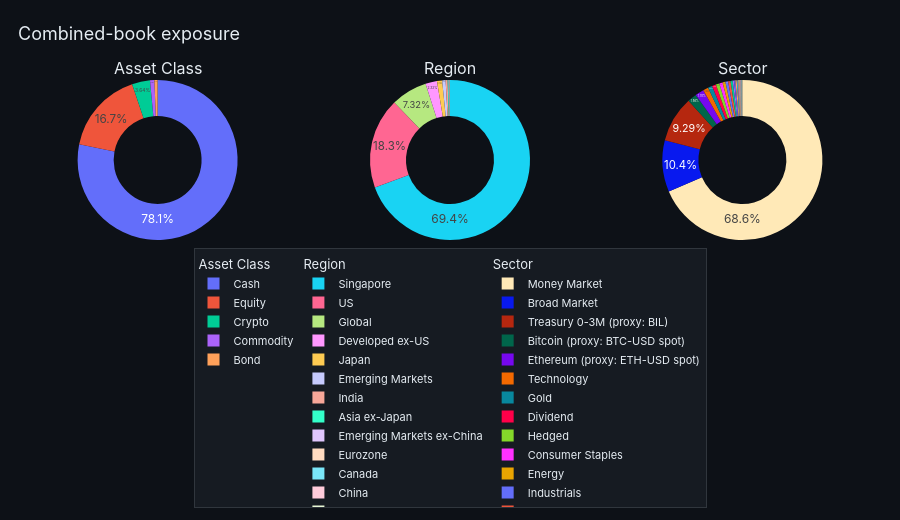

The cell this chart's notebook holds for it:
### Markdown cell above
## Combined-book exposure

### Code cell
exposure = combined_exposure(portfolios)
for dim, df in exposure.items():
    print(f'\n--- {dim.replace("_", " ").title()} ---')
    display(df)
combined_exposure_figure(exposure)

### Figure 1 — Plotly figure (JSON) as saved in the notebook; plotly's stock layout.template omitted (floating-point values rounded to 4 significant figures)
{"data": [{"direction": "clockwise", "domain": {"x": [0.0, 0.32], "y": [0.0, 1.0]}, "hole": 0.55, "hovertemplate": "%{label}<br>%{value:$,.0f} (%{percent})<extra></extra>", "insidetextorientation": "horizontal", "labels": ["Cash", "Equity", "Crypto", "Commodity", "Bond"], "legendgroup": "asset_class", "legendgrouptitle": {"text": "Asset Class"}, "showlegend": true, "sort": true, "textinfo": "percent", "textposition": "inside", "type": "pie", "values": [2307000.0, 493000.0, 107400.0, 26160.0, 18890.0]}, {"direction": "clockwise", "domain": {"x": [0.34, 0.66], "y": [0.0, 1.0]}, "hole": 0.55, "hovertemplate": "%{label}<br>%{value:$,.0f} (%{percent})<extra></extra>", "insidetextorientation": "horizontal", "labels": ["Singapore", "US", "Global", "Developed ex-US", "Japan", "Emerging Markets", "India", "Asia ex-Japan", "Emerging Markets ex-China", "Eurozone", "Canada", "China", "UK", "Pacific ex-Japan"], "legendgroup": "region", "legendgrouptitle": {"text": "Region"}, "showlegend": true, "sort": true, "textinfo": "percent", "textposition": "inside", "type": "pie", "values": [2050000.0, 540900.0, 216100.0, 68460.0, 31110.0, 20310.0, 11900.0, 5591.0, 3257.0, 2076.0, 1217.0, 1004.0, 413.9, 410.9]}, {"direction": "clockwise", "domain": {"x": [0.68, 1.0], "y": [0.0, 1.0]}, "hole": 0.55, "hovertemplate": "%{label}<br>%{value:$,.0f} (%{percent})<extra></extra>", "insidetextorientation": "horizontal", "labels": ["Money Market", "Broad Market", "Treasury 0-3M (proxy: BIL)", "Bitcoin (proxy: BTC-USD spot)", "Ethereum (proxy: ETH-USD spot)", "Technology", "Gold", "Dividend", "Hedged", "Consumer Staples", "Energy", "Industrials", "Health Care", "Aerospace & Defense", "Consumer Discretionary", "Cash", "Nasdaq Covered Call", "Aggregate", "ESG Screened", "Utilities", "Government", "Aggregate (proxy: AGG)", "Broad Market (proxy: SPEM)", "Broad Market (proxy: CEU1.L)", "Treasury 20+Y", "TIPS 0-5Y", "Broad Market (proxy: MCHI)", "MBS", "USD Sovereign (proxy: EMB)", "High Yield (proxy: HYG)", "Treasury 7-10Y", "Treasury 0-1Y", "USD Sovereign"], "legendgroup": "sector", "legendgrouptitle": {"text": "Sector"}, "showlegend": true, "sort": true, "textinfo": "percent", "textposition": "inside", "type": "pie", "values": [2025000.0, 306100.0, 274200.0, 54780.0, 52670.0, 31190.0, 26160.0, 23860.0, 21350.0, 19660.0, 16760.0, 16370.0, 14710.0, 12310.0, 8365.0, 7904.0, 7891.0, 4817.0, 4171.0, 3913.0, 3618.0, 3367.0, 3257.0, 2076.0, 1511.0, 1385.0, 1004.0, 1004.0, 853.2, 747.4, 713.4, 575.2, 302.2]}], "layout": {"annotations": [{"font": {"size": 16}, "showarrow": false, "text": "Asset Class", "x": 0.16, "xanchor": "center", "xref": "paper", "y": 1.0, "yanchor": "bottom", "yref": "paper"}, {"font": {"size": 16}, "showarrow": false, "text": "Region", "x": 0.5, "xanchor": "center", "xref": "paper", "y": 1.0, "yanchor": "bottom", "yref": "paper"}, {"font": {"size": 16}, "showarrow": false, "text": "Sector", "x": 0.84, "xanchor": "center", "xref": "paper", "y": 1.0, "yanchor": "bottom", "yref": "paper"}], "font": {"color": "#e6edf3", "family": "Inter, system-ui, sans-serif"}, "height": 520, "hovermode": "x unified", "legend": {"bgcolor": "#161b22", "bordercolor": "#30363d", "borderwidth": 1, "font": {"size": 11}, "groupclick": "toggleitem", "orientation": "h", "x": 0.5, "xanchor": "center", "y": -0.05, "yanchor": "top"}, "margin": {"b": 20, "l": 20, "r": 20, "t": 80}, "paper_bgcolor": "#0d1117", "plot_bgcolor": "#161b22", "title": {"font": {"color": "#e6edf3", "size": 18}, "text": "Combined-book exposure", "x": 0.02, "xanchor": "left"}, "xaxis": {"gridcolor": "#30363d", "showspikes": true, "spikecolor": "#8b949e", "spikethickness": 1, "zerolinecolor": "#30363d"}, "yaxis": {"gridcolor": "#30363d", "showspikes": true, "spikecolor": "#8b949e", "spikethickness": 1, "zerolinecolor": "#30363d"}}}
